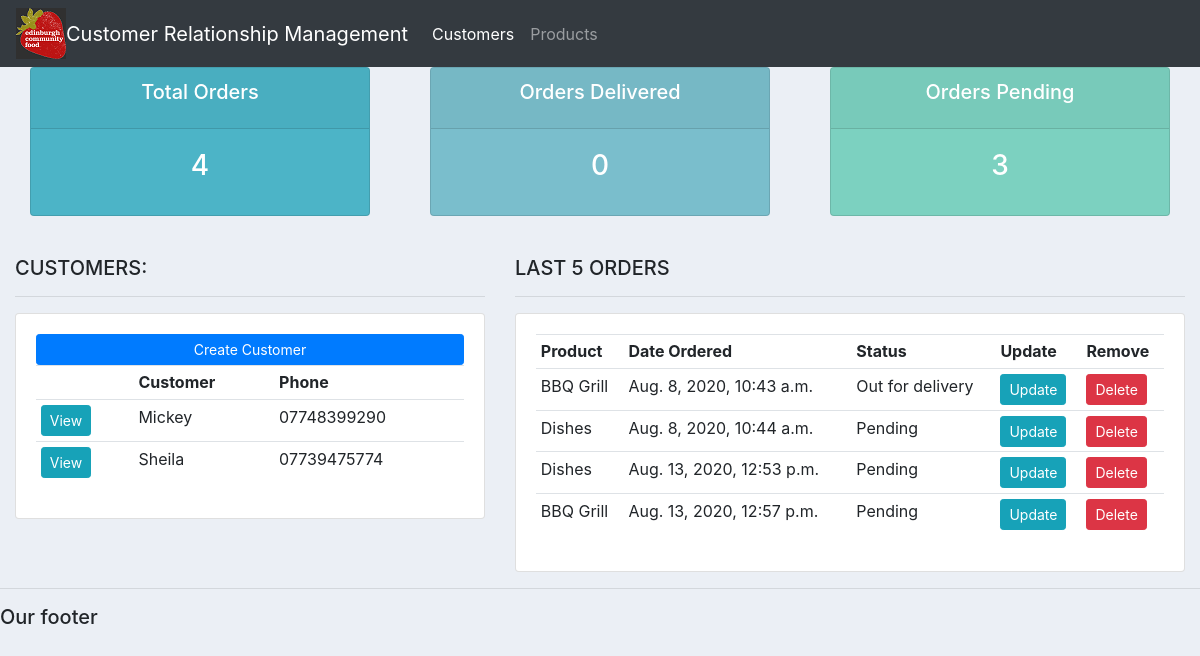
/, run on an earlier commit of the app's database.
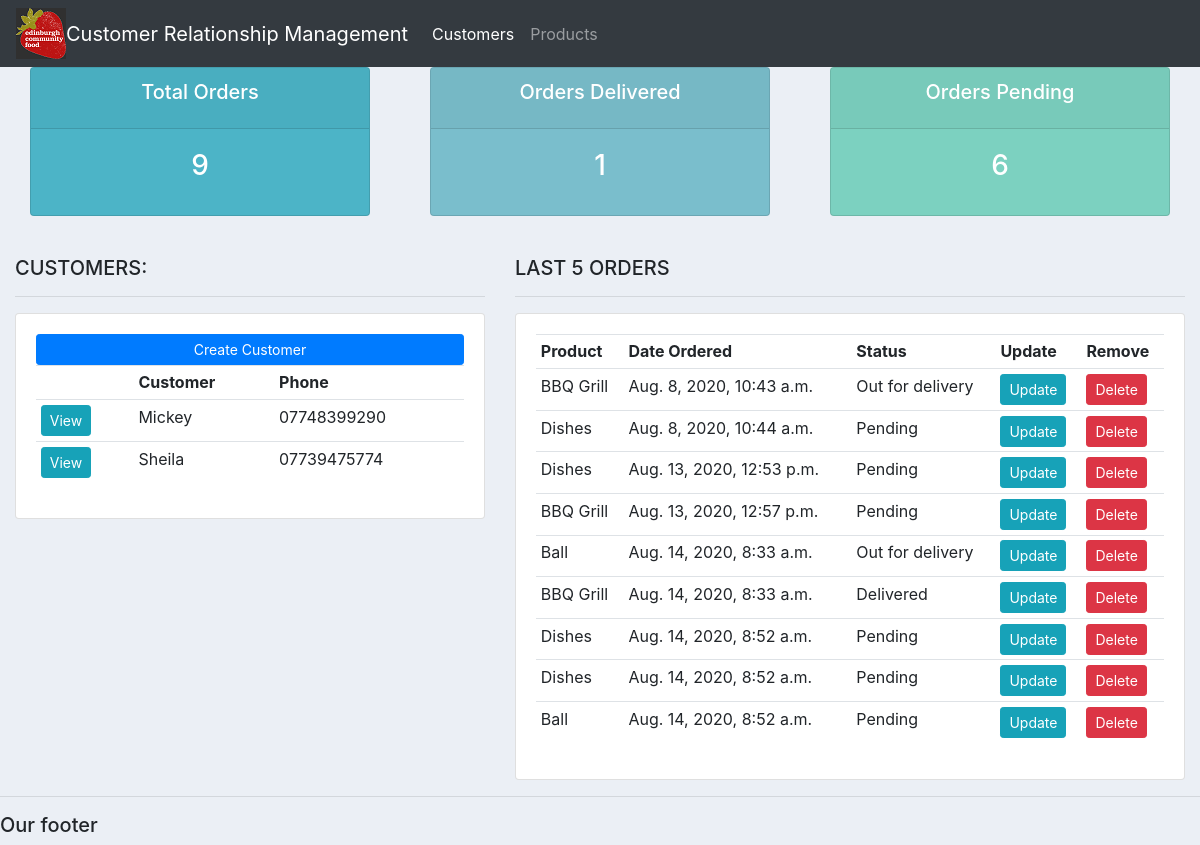
And on a later commit of the database.
### accounts/models.py (models this page shows, shortened)
class Customer(models.Model):
        name = models.CharField(max_length=200, null=True)
        phone = models.CharField(max_length=200, null=True)
        email = models.CharField(max_length=200, null=True)
        date_created = models.DateTimeField(auto_now_add=True, null=True)

class Order(models.Model):
        STATUS = (
                ('Pending', 'Pending'),
                ('Out for delivery', 'Out for delivery'),
                ('Delivered', 'Delivered'),
                )
        customer = models.ForeignKey(Customer, null=True, on_delete=models.SET_NULL)
        product = models.ForeignKey(Product, null=True, on_delete=models.SET_NULL)
        date_created = models.DateTimeField(auto_now_add=True, null=True)
        status = models.CharField(max_length=200, null=True, choices=STATUS)
        note = models.CharField(max_length=1000, null=True)

class Product(models.Model):
        CATEGORY = (
                ('Indoor', 'Indoor'),
                ('Out Door', 'Out Door'),
                )
        name = models.CharField(max_length=200, null=True)
        price = models.FloatField(null=True)
        category = models.CharField(max_length=200, null=True, choices=CATEGORY)
        description = models.CharField(max_length=200, null=True, blank=True)
        date_created = models.DateTimeField(auto_now_add=True, null=True)
        tags = models.ManyToManyField(Tag)
        def __str__(self):
	        return self.name

### accounts/views.py (the view)
# urls.py: path('', views.home, name='home'),
def home(request):
    orders = Order.objects.all()
    customers = Customer.objects.all()
    total_customers = customers.count()
    total_orders = orders.count()
    delivered = orders.filter(status='Delivered').count()
    pending = orders.filter(status='Pending').count()
    context = {
        'orders': orders,
        'customers': customers,
        'total_orders': total_orders,
        'delivered': delivered,
        'pending': pending
        }
    return render(request, 'accounts/dashboard.html', context)

### accounts/templates/accounts/dashboard.html
{%  extends 'accounts/main.html' %}
{% block content %}
{%  include 'accounts/status.html' %}
<br>
<div class="row">
	<div class="col-md-5">
		<h5>CUSTOMERS:</h5>
		<hr>
		<div class="card card-body">
			<a class="btn btn-primary  btn-sm btn-block" href="">Create Customer</a>
			<table class="table table-sm">
				<tr>
					<th></th>
					<th>Customer</th>
					<th>Phone</th>
				</tr>
				{% for customer in customers %}
					<tr>
						<td><a class="btn btn-sm btn-info" href="{% url 'customer' customer.id %}" >View</a></td>
						<td>{{customer.name}}</td>
						<td>{{customer.phone}}</td>
					</tr>
				{% endfor %}
			</table>
		</div>
	</div>
	<div class="col-md-7">
		<h5>LAST 5 ORDERS</h5>
		<hr>
		<div class="card card-body">
			<table class="table table-sm">
				<tr>
					<th>Product</th>
					<th>Date Ordered</th>
					<th>Status</th>
					<th>Update</th>
					<th>Remove</th>
				</tr>
				{% for order in orders %}
					<tr>
						<td>{{order.product}}</td>
						<td>{{order.date_created}}</td>
						<td>{{order.status}}</td>
						<td><a class="btn btn-sm btn-info" href="{% url 'update_order' order.id %}">Update</a></td>
						<td><a class="btn btn-sm btn-danger" href="{% url 'delete_order' order.id %}">Delete</a></td>
					</tr>
				{% endfor %}
			</table>
		</div>
	</div>
</div>
{% endblock %}

### accounts/templates/accounts/navbar.html (shortened to what this page needs)
{% load static %}
<nav class="navbar navbar-expand-lg navbar-dark bg-dark">
  <img src="{% static 'images/ECF_logo3.png' %}">
    <a class="navbar-brand" href="#">Customer Relationship Management</a>
    <div class="collapse navbar-collapse" id="navbarNav">
      <ul class="navbar-nav">
        <li class="nav-item active">
          <a class="nav-link" href="{% url 'home' %}">Customers</a>
        </li>
        <li class="nav-item">
          <a class="nav-link" href="{% url 'products' %}">Products</a>
        </li>
      </ul>
    </div>
  </nav>

### accounts/templates/accounts/status.html
<div class="row">
	<div class="col">
		<div class="col-md">
			<div class="card text-center text-white  mb-3" id="total-orders">
			  	<div class="card-header">
			  		<h5 class="card-title">Total Orders</h5>
			  	</div>
			  	<div class="card-body">
			    	<h3 class="card-title">{{total_orders}}</h3>
			  	</div>
			</div>
		</div>
	</div>
	<div class="col">
		<div class="col-md">
			<div class="card text-center text-white  mb-3" id="orders-delivered">
			  	<div class="card-header">
			  		<h5 class="card-title">Orders Delivered</h5>
			  	</div>
			  	<div class="card-body">
			    	<h3 class="card-title">{{delivered}}</h3>
			  	</div>
			</div>
		</div>
	</div>
	<div class="col">
		<div class="col-md">
			<div class="card text-center text-white  mb-3" id="orders-pending">
			  	<div class="card-header">
			  		<h5 class="card-title">Orders Pending</h5>
			  	</div>
			  	<div class="card-body">
			    	<h3 class="card-title">{{pending}}</h3>
			  	</div>
			</div>
		</div>
	</div>
</div>

### static/css/main.css (style rules this page uses)
body { background-color: #ebeff5; }
#total-orders { background-color: #4cb4c7; }
#orders-delivered { background-color: #7abecc; }
#orders-pending { background-color: #7CD1C0; }

What changed in the data, as far as the page shows it:
added Order: product "Ball", date_created "Aug. 14, 2020, 8:33 a.m.", status "Out for delivery"
added Order: product "BBQ Grill", date_created "Aug. 14, 2020, 8:33 a.m.", status "Delivered"
added Order: product "Dishes", date_created "Aug. 14, 2020, 8:52 a.m.", status "Pending"
added Order: product "Dishes", date_created "Aug. 14, 2020, 8:52 a.m.", status "Pending"
added Order: product "Ball", date_created "Aug. 14, 2020, 8:52 a.m.", status "Pending"
Also different on the page:
{{ total_orders }}: "4" → "9"
{{ delivered }}: "0" → "1"
{{ pending }}: "3" → "6"
